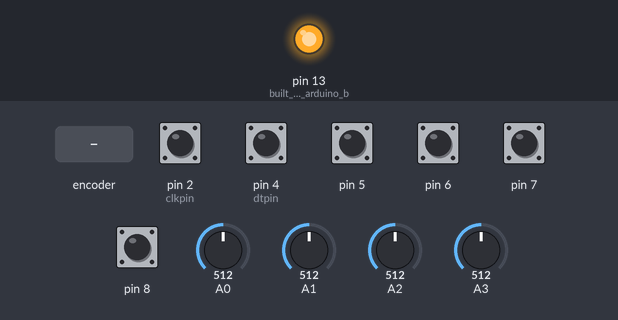
The sketch below on a simulated Arduino Leonardo, built with avr-gcc and run on an emulated ATmega32U4. Shown: output pins drawn as LEDs (lit = HIGH). The inputs (shaded band) are chosen by the test bench; at power-on: pin 2 (clkpin), pin 4 (dtpin), pin 5–8 HIGH, A0 = 512, A1 = 512, A2 = 512, A3 = 512. USB keyboard and mouse output is not drawn; what the sketch prints to the serial monitor is not drawn.

Above: at 0.1 s.
At 2.7 s:
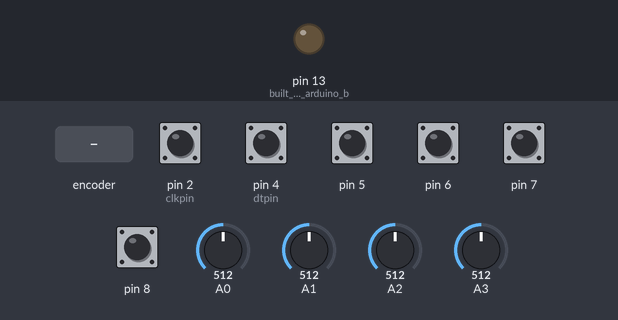
2.8 s: rotary encoder on pin 2 (clkpin) / pin 4 (dtpin) turned 1 step (first pin leading)
4.5 s: rotary encoder on pin 2 (clkpin) / pin 4 (dtpin) turned 2 steps (second pin leading)
Timing chart, 0 to 7.5 s (numbered marks = the images above; inputs shaded):
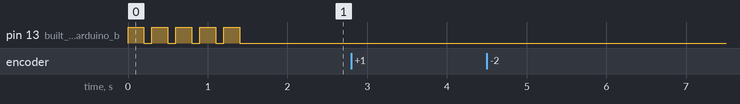

The sketch:

JoystickDemo-debounce-simple.ino
```cpp
#include <Joystick.h>
#include <Arduino.h>


// uncomment following for internal info reporting
#define _DEBUG_ENCODER_

class KY040b
{
    int Button1=0;    // Up Button
    int Button2=1;    // Down Button
    int buttonDelay=200;
    // pins
    int CLK;  // CK on encoder
    int DT;  // DT on encoder


  public:
    bool moved = false;
    uint8_t prevNextCode = 0;
    uint16_t store=0;

// Flag from interrupt routine (moved=true)
    Joystick_ * Joystick;


    // Contructor provides defaults for pins
    KY040b(int clkpin=2, int dtpin=4, int buttonUp=0, int buttonDown=1, int buttonDly=200 )
    // default construction using pro-forma parameters
       : CLK(clkpin), DT(dtpin), Button1(buttonUp), Button2(buttonDown),buttonDelay(buttonDly)
    {


        Button1 = buttonUp;
        Button2 = buttonDown;


        pinMode (CLK,INPUT);
        pinMode (DT,INPUT);

        pinMode(CLK, INPUT_PULLUP);
        pinMode(DT, INPUT_PULLUP);


    };

    ~KY040b()
    {

    };


  void nullButton() {
    Joystick->setButton(Button1, 0);
    Joystick->setButton(Button2, 0);
    #ifdef _DEBUG_ENCODER_
                Serial.print("Button Null: "); Serial.print(Button1);Serial.print(":");Serial.println(Button2);
        #endif
  }
  // Check if Rotary Encoder was moved
  void tapButtonUp() {
    Joystick->setButton(Button1, 1);
    Joystick->setButton(Button2, 0);
    #ifdef _DEBUG_ENCODER_
                Serial.print("Button Up: "); Serial.println(Button1);
        #endif
     delay(200);

  }

  void tapButtonDown() {
    Joystick->setButton(Button1, 0);
    Joystick->setButton(Button2, 1);
    #ifdef _DEBUG_ENCODER_
                Serial.print("Button Down: "); Serial.println(Button2);
        #endif
     delay(200);

  }

  // A vald CW or  CCW move returns 1, invalid returns 0.
int8_t read_rotary() {
  static int8_t rot_enc_table[] = {0,1,1,0,1,0,0,1,1,0,0,1,0,1,1,0};

  prevNextCode <<= 2;
  if (digitalRead(DT)) prevNextCode |= 0x02;
  if (digitalRead(CLK)) prevNextCode |= 0x01;
  prevNextCode &= 0x0f;
      Serial.print("prevNextCode:"); Serial.println(prevNextCode);


   // If valid then store as 16 bit data.
   if  (rot_enc_table[prevNextCode] ) {
      store <<= 4;
      store |= prevNextCode;
      //if (store==0xd42b) return 1;
      //if (store==0xe817) return -1;
      if ((store&0xff)==0x2b) return -1;
      if ((store&0xff)==0x17) return 1;
   }
   return 0;
}

  void loop()
  {
    Serial.print("Encoder loop:"); Serial.println(CLK);
    static int8_t c,val;
    moved = 0;

    if( val=read_rotary() ) {
        c +=val;
        Serial.print(c);Serial.print(" ");

        if ( prevNextCode==0x0b) {
          Serial.print("eleven ");
          Serial.println(store,HEX);
          moved = 1;
          tapButtonUp();
        }

        if ( prevNextCode==0x07) {
          Serial.print("seven ");
          Serial.println(store,HEX);
          moved = 1;
          tapButtonDown();
        }
    } else {
              Serial.print("no val ");Serial.print(c);Serial.print(" ");Serial.println("0");

    }


  }

}; // end KY040b


// Create Joystick
Joystick_ Joystick;
int throttle1_ = 0;
int throttle2_ = 0;

int prop1_ = 0;
int prop2_ = 0;


//int clkpin=2, int dtpin=4, int deb=10, int buttonUp, int buttonDown
KY040b encoder (2, 4,0,1,200);
KY040b encoder2 (5,6,2,3,50);
KY040b encoder3 (7,8,4,5,50);


void setup()
{
  encoder.Joystick = &Joystick;
  encoder2.Joystick = &Joystick;
  encoder3.Joystick = &Joystick;


  Joystick.setXAxisRange(40, 981);
  Joystick.setYAxisRange(40, 981);

  Joystick.setRudderRange(40, 981);
  Joystick.setThrottleRange(40, 981);

    Serial.begin(9600);


  pinMode(LED_BUILTIN, OUTPUT);     // built in LED on arduino board for debug and demonstration purposes
  pinMode(A0, INPUT);
  pinMode(A1, INPUT);
  pinMode(A2, INPUT);
  pinMode(A3, INPUT);


  Joystick.begin(true);


  ErrorBlink(LED_BUILTIN, 5);       // let everyone know we are awake

 //Initialize serial and wait for port to open:
  while (!Serial)
  {
    ErrorBlink(LED_BUILTIN, 2);
    delay(300);
  }

  digitalWrite(LED_BUILTIN, LOW);
}


void loop()
{
  Serial.println("Main loop");
  throttle1_ = analogRead(A2);
  throttle1_ = map(throttle1_,0,1023, 45,980);
  throttle2_ = analogRead(A3);
  throttle2_ = map(throttle2_,0,1023, 45,980);
  prop1_ = analogRead(A0);
  prop1_ = map(prop1_,0,1023, 45,980);
  prop2_ = analogRead(A1);
  prop2_ = map(prop2_,0,1023, 45,980);

  Joystick.setXAxis(prop1_);
  Joystick.setYAxis(prop2_);
  Joystick.setThrottle(throttle1_);
  Joystick.setRudder(throttle2_);


    encoder.loop();


    if (encoder.moved)
      encoder.nullButton();

      //Encoder 2

    encoder2.loop();


    if (encoder2.moved)
      encoder2.nullButton();

//Encoder 3
    encoder3.loop();

    if (encoder3.moved)
      encoder3.nullButton();

}


void ErrorBlink(int pin, int count)
{
  for (int i = 0; i< count; i++)
  {
   digitalWrite(pin, HIGH);
   delay(200);
   digitalWrite(pin, LOW);
   delay(100);
  }
}
```
